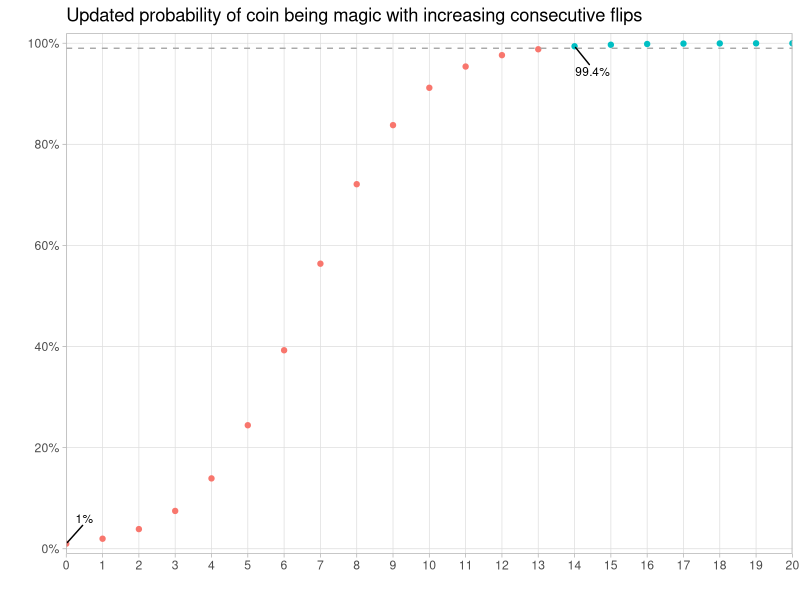

Reproduce this figure in R.
## ---- chunk 1
library("tidyverse")
library("scales")
library("ggrepel")
## ---- chunk 2
library("tidyverse")
posterior <- function(prior) {
  total_prob <- prior * 1 + 1/2 * (1 - prior)
  likelihood <- 1
  posterior <- likelihood * prior / total_prob
  return(posterior)
}
max_flips <- 20 
lst <- vector(mode = "list", length = max_flips)
lst[[1]] <- 1 / 100
for (i in seq(2, max_flips + 1)) {
  lst[[i]] <- posterior(lst[[i - 1]])
}
df <- tibble(
  alt_flips = seq(1, max_flips + 1) - 1,
  prob_magic = lst) %>%
  unnest(prob_magic)
## ---- chunk 3
df %>%
  mutate(over_99 = prob_magic >= .99) %>%
  ggplot(aes(alt_flips, prob_magic)) + 
  geom_point(aes(col=over_99), show.legend = FALSE) + 
  theme_light() + 
  scale_y_continuous(
    labels = scales::label_percent(accuracy=1), 
    expand = c(.01, .01),
    breaks = seq(0, 1, .2), minor_breaks = NULL
  ) +
  scale_x_continuous(
    breaks = seq(0, max_flips), 
    minor_breaks = NULL, 
    expand = c(0, 0)
  ) +
  labs(
    title = "Updated probability of coin being magic with increasing consecutive flips",
    x = "", y = ""
  ) +
  geom_hline(yintercept = 0.99, lty=2, col="darkgrey") +
  geom_text_repel(
    aes(label=scales::percent(prob_magic)), 
    data = subset(df, df$alt_flips == 0), 
    nudge_x = .5, nudge_y = .05, size=3) + 
  geom_text_repel(
    aes(label=scales::percent(prob_magic, accuracy = .1)), 
    data = df %>% filter(prob_magic > .99) %>% arrange(prob_magic) %>% slice(1), 
    nudge_x = .5, nudge_y = -.05, size=3) 
  
